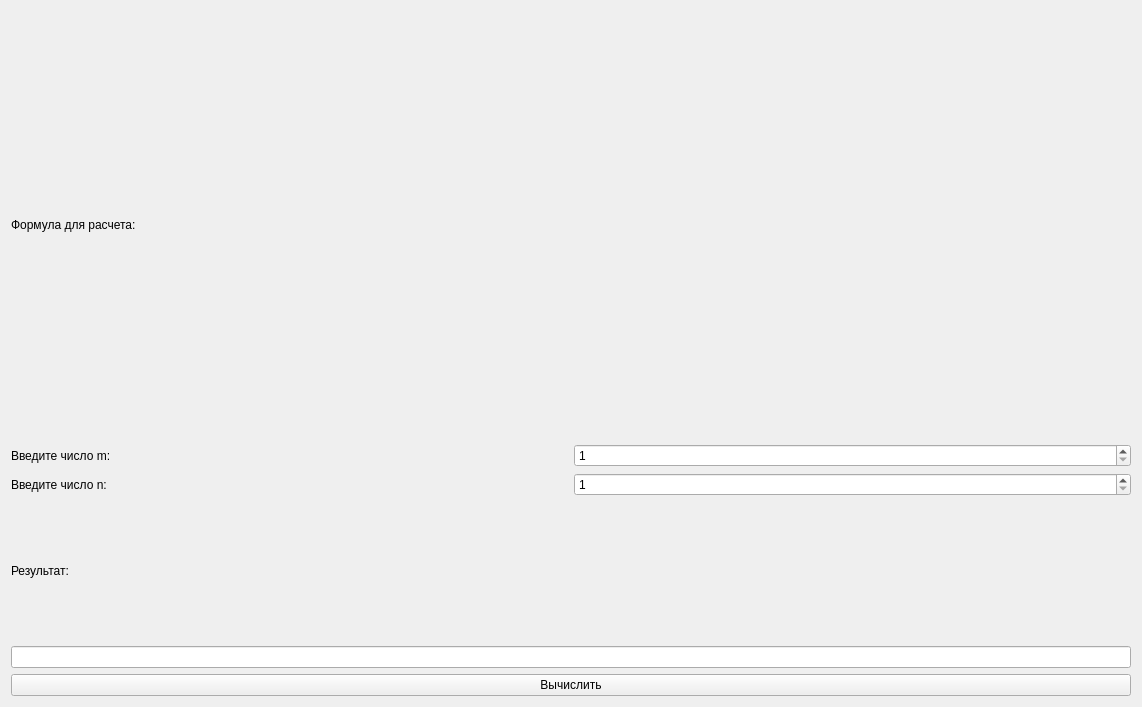
<?xml version="1.0" encoding="UTF-8"?>
<ui version="4.0">
 <class>Form</class>
 <widget class="QWidget" name="Form">
  <property name="geometry">
   <rect>
    <x>0</x>
    <y>0</y>
    <width>1142</width>
    <height>707</height>
   </rect>
  </property>
  <property name="windowTitle">
   <string>Form</string>
  </property>
  <layout class="QVBoxLayout" name="verticalLayout">
   <item>
    <layout class="QVBoxLayout" name="verticalLayout_3">
     <item>
      <widget class="QLabel" name="label_7">
       <property name="text">
        <string/>
       </property>
       <property name="pixmap">
        <pixmap>C:/Users/vslbvascvm/Pictures/Saved Pictures/Screenshot 2024-02-29 195650.png</pixmap>
       </property>
      </widget>
     </item>
     <item>
      <widget class="QLabel" name="condition">
       <property name="text">
        <string>Формула для расчета:</string>
       </property>
      </widget>
     </item>
     <item>
      <widget class="QLabel" name="formula">
       <property name="text">
        <string/>
       </property>
       <property name="pixmap">
        <pixmap>C:/Users/vslbvascvm/Pictures/Saved Pictures/Screenshot 2024-02-29 201130.png</pixmap>
       </property>
      </widget>
     </item>
     <item>
      <layout class="QHBoxLayout" name="horizontalLayout_3">
       <item>
        <widget class="QLabel" name="label_10">
         <property name="text">
          <string>Введите число m:</string>
         </property>
        </widget>
       </item>
       <item>
        <widget class="QSpinBox" name="m_count">
         <property name="minimum">
          <number>1</number>
         </property>
         <property name="maximum">
          <number>1000</number>
         </property>
        </widget>
       </item>
      </layout>
     </item>
     <item>
      <layout class="QHBoxLayout" name="horizontalLayout_4">
       <item>
        <widget class="QLabel" name="label_11">
         <property name="text">
          <string>Введите число n:</string>
         </property>
        </widget>
       </item>
       <item>
        <widget class="QSpinBox" name="n_count">
         <property name="minimum">
          <number>1</number>
         </property>
         <property name="maximum">
          <number>1000</number>
         </property>
        </widget>
       </item>
      </layout>
     </item>
     <item>
      <widget class="QLabel" name="label_12">
       <property name="text">
        <string>Результат:</string>
       </property>
      </widget>
     </item>
     <item>
      <widget class="QLineEdit" name="result"/>
     </item>
     <item>
      <widget class="QPushButton" name="calculate_button">
       <property name="text">
        <string>Вычислить</string>
       </property>
      </widget>
     </item>
    </layout>
   </item>
  </layout>
 </widget>
 <resources/>
 <connections/>
</ui>
